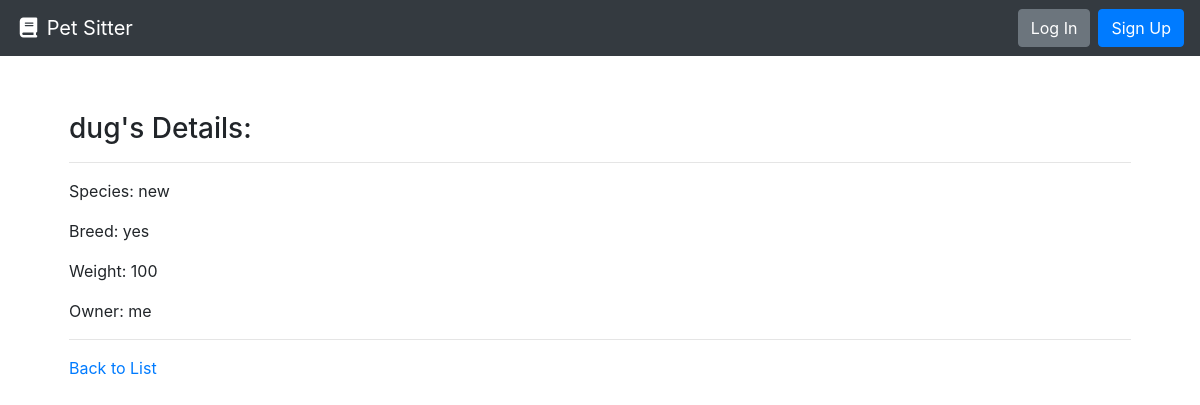
/1/, run on the app's committed database.
### pets/models.py (models this page shows, shortened)
class Pet(models.Model):
    name = models.CharField(max_length=50)
    species = models.CharField(max_length=50)
    breed = models.CharField(max_length=50)
    weight_in_pounds = models.IntegerField(default=0)
    owner = models.ForeignKey(User, on_delete=models.CASCADE, null=True)

### pets/views.py (the view, shortened to what this page needs)
# urls.py: path('<int:pk>/', views.PetDetailView.as_view(), name='pets-details-page'),
class PetDetailView(DetailView):
    model = Pet
    template_name = 'pet.html'
    def get_context_data(self, **kwargs):
        context = super().get_context_data(**kwargs)
        context['pet_form'] = PetForm()
        return context

### pets/templates/pet.html (shortened to what this page needs)
{% extends "base.html" %}
{% block content %}
  <div class="row">
    <div class="col m-4">
      <h3>{{ pet.name }}'s Details:</h3>
      <hr>
      <p> Species: {{ pet.species }}</p>
      <p> Breed: {{ pet.breed }}</p>
      <p> Weight: {{ pet.weight_in_pounds }}</p>
      <p> Owner: {{ pet.owner }}</p>
      <hr>
      <a href="{% url 'pets-list-page' %}">Back to List</a>
    </div>
  </div>
{% endblock %}

### data on the page
Pet: name "dug", species "new", breed "yes", weight_in_pounds "100", owner "me"
